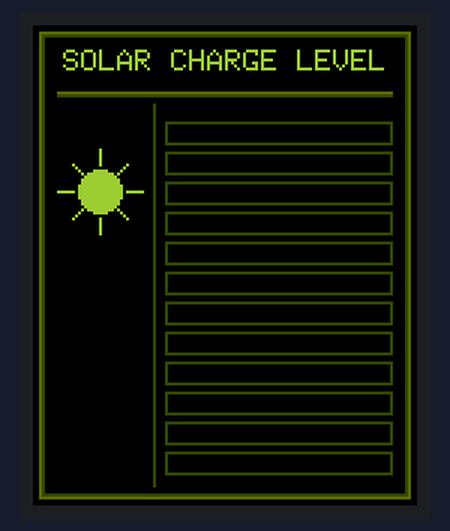
Bench run of a sketch on a simulated ESP32. Shown: 128×160 colour display. What the sketch prints to the serial monitor is not drawn.

Above: at 0.2 s.
At 0.7 s:
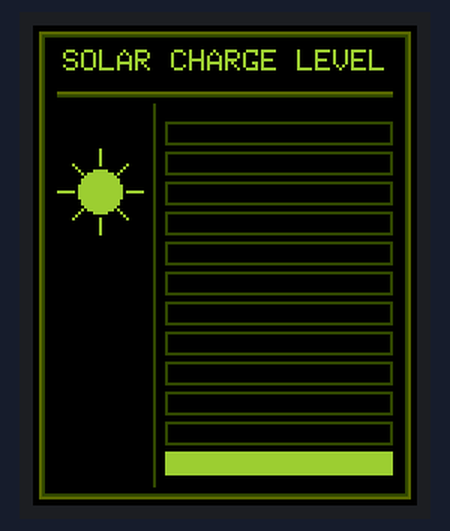
At 3.1 s:
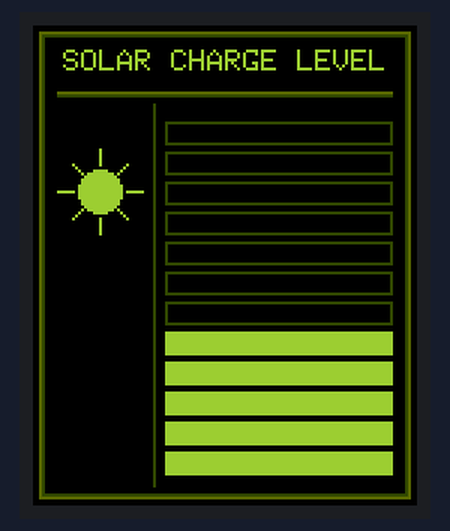
At 6.7 s:
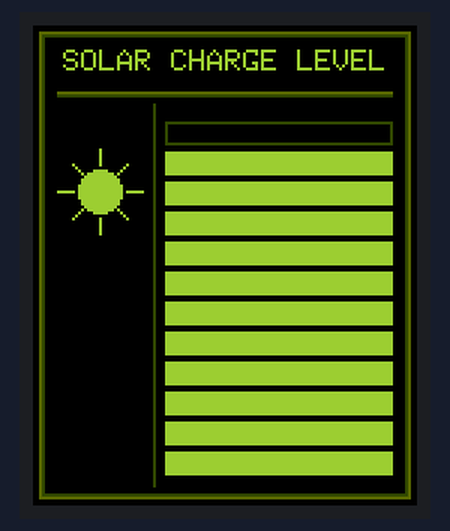
At 12.3 s:
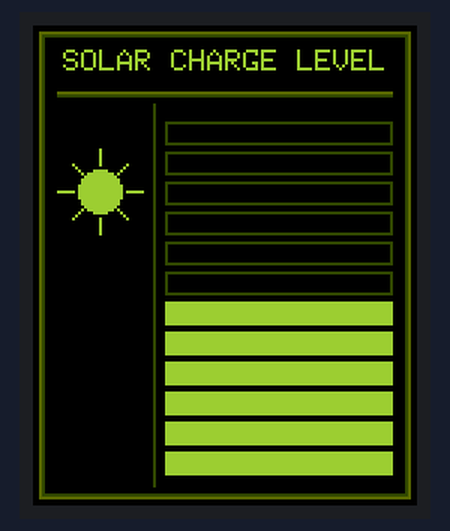
At 18.0 s:
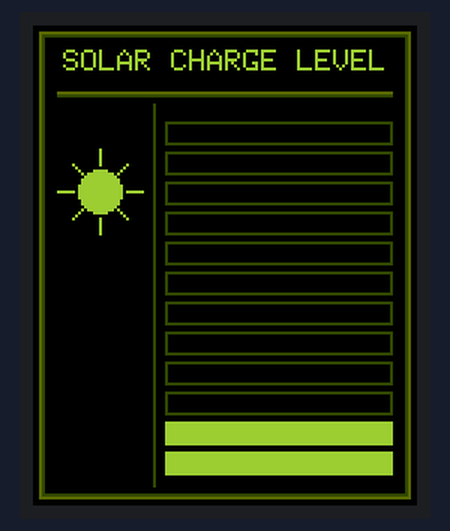

Measured:
- by itself, everything shown: repeats every 16.7 s, in 24 steps
- what the display in image 1 shows lasts 0.6 s, from 0.7 s to 1.3 s
- what the display in image 3 shows lasts 2.6 s, from 6.7 s to 9.3 s

The sketch:

display_tft.ino
```cpp
// Wall-E Solar Charge Level Gauge
// Based on the chest display from Disney/Pixar's Wall-E
// For ESP32 + ST7735 TFT display

#include <Adafruit_GFX.h>    // Core graphics library
#include <Adafruit_ST7735.h> // Hardware-specific library for ST7735
#include <SPI.h>

// Pin definitions for ESP32
#define TFT_CS 5    // Chip select
#define TFT_RST 15  // Reset
#define TFT_DC 32   // Data/Command
#define TFT_MOSI 23 // SDA / Data
#define TFT_SCLK 18 // SCK / Clock

// ── Colour palette (Wall-E yellowish-green on black) ──────────────
// The Wall-E display uses a warm yellow-green, like old phosphor screens
#define BLACK 0x0000
#define WALLE_GREEN 0x9E66  // Main yellowish-green  (R≈158 G≈204 B≈50)
#define WALLE_DIM 0x5B40    // Dimmer shade for decorative elements
#define WALLE_DARK 0x3240   // Very dim for empty bar slots / outlines
#define WALLE_BRIGHT 0xCF28 // Brighter highlight for the sun glow

Adafruit_ST7735 tft = Adafruit_ST7735(TFT_CS, TFT_DC, TFT_MOSI, TFT_SCLK, TFT_RST);

// ── Gauge layout constants ────────────────────────────────────────
// Screen is 128 x 160 in portrait (rotation 2)
// Two-column layout below title:
//   Left column  (x 6..38)  : sun icon + percentage
//   Right column (x 44..122): charge bars

// Total number of charge bars
#define NUM_BARS 12

// Left column (sun + percentage)
#define LEFT_COL_CX 22     // Centre X of left column
#define SUN_CX LEFT_COL_CX // Sun icon centre X
#define SUN_CY 55          // Sun icon centre Y

// Right column (bars)
#define BAR_AREA_X 44 // Left edge of bar area
#define BAR_AREA_Y 32 // Top of first bar
#define BAR_W 76      // Width of each bar
#define BAR_H 8       // Height of each bar
#define BAR_GAP 2     // Gap between bars
#define BAR_AREA_BOTTOM (BAR_AREA_Y + NUM_BARS * (BAR_H + BAR_GAP) - BAR_GAP)

// Vertical separator X between columns
#define COL_SEP_X 40

// ── State ─────────────────────────────────────────────────────────
int chargeLevel = 0;      // Current charge (0 .. NUM_BARS)
int prevChargeLevel = -1; // Previous to allow partial redraws
bool charging = true;     // Direction of animation
unsigned long lastStep = 0;
#define STEP_INTERVAL 600 // ms between charge level changes

// ══════════════════════════════════════════════════════════════════
//  Drawing helpers
// ══════════════════════════════════════════════════════════════════

// Draw a small sun icon (circle + rays)
void drawSun(int cx, int cy, uint16_t color)
{
  int r = 7;
  // Filled circle (sun body)
  tft.fillCircle(cx, cy, r, color);

  // 8 rays around the sun
  int rayLen = 5;
  int rayGap = 2; // gap between circle edge and ray start
  for (int i = 0; i < 8; i++)
  {
    float angle = i * PI / 4.0;
    int x0 = cx + (int)((r + rayGap) * cos(angle));
    int y0 = cy + (int)((r + rayGap) * sin(angle));
    int x1 = cx + (int)((r + rayGap + rayLen) * cos(angle));
    int y1 = cy + (int)((r + rayGap + rayLen) * sin(angle));
    tft.drawLine(x0, y0, x1, y1, color);
  }
}

// Draw a single charge bar at slot index (0 = top bar, NUM_BARS-1 = bottom)
void drawBar(int index, bool filled)
{
  int y = BAR_AREA_Y + index * (BAR_H + BAR_GAP);
  if (filled)
  {
    tft.fillRect(BAR_AREA_X, y, BAR_W, BAR_H, WALLE_GREEN);
  }
  else
  {
    // Empty slot: dark outline only, like the movie
    tft.fillRect(BAR_AREA_X, y, BAR_W, BAR_H, BLACK);
    tft.drawRect(BAR_AREA_X, y, BAR_W, BAR_H, WALLE_DARK);
  }
}

// Draw the static parts of the gauge (call once)
void drawGaugeFrame()
{
  tft.fillScreen(BLACK);

  // ── Title text (single line, centred) ───────────────────────────
  tft.setTextColor(WALLE_GREEN);
  tft.setTextSize(1); // 6x8 font → "SOLAR CHARGE LEVEL" fits 128px

  const char *title = "SOLAR CHARGE LEVEL";
  int16_t x1, y1;
  uint16_t tw, th;
  tft.getTextBounds(title, 0, 0, &x1, &y1, &tw, &th);
  tft.setCursor((128 - tw) / 2, 8);
  tft.print(title);

  // Thin decorative line under the title
  tft.drawFastHLine(8, 22, 112, WALLE_DIM);
  tft.drawFastHLine(8, 23, 112, WALLE_DARK);

  // ── Decorative border (CRT bezel) ──────────────────────────────
  tft.drawRect(2, 2, 124, 156, WALLE_DIM);
  tft.drawRect(3, 3, 122, 154, WALLE_DARK);

  // ── Vertical separator between left and right columns ──────────
  tft.drawFastVLine(COL_SEP_X, 26, 128, WALLE_DARK);

  // ── Left column: Sun icon ──────────────────────────────────────
  drawSun(SUN_CX, SUN_CY, WALLE_GREEN);
}

// ══════════════════════════════════════════════════════════════════
//  Setup
// ══════════════════════════════════════════════════════════════════
void setup()
{
  Serial.begin(115200);
  Serial.println(F("Wall-E Solar Charge Gauge starting..."));

  tft.initR(INITR_BLACKTAB);
  tft.setRotation(2); // Portrait 128x160

  drawGaugeFrame();

  // Draw all bars as empty initially
  for (int i = 0; i < NUM_BARS; i++)
  {
    drawBar(i, false);
  }

  delay(500);
  Serial.println(F("Ready."));
}

// ══════════════════════════════════════════════════════════════════
//  Main loop – animate charge level up and down
// ══════════════════════════════════════════════════════════════════
void loop()
{
  unsigned long now = millis();
  if (now - lastStep < STEP_INTERVAL)
    return;
  lastStep = now;

  // Step the charge level
  if (charging)
  {
    chargeLevel++;
    if (chargeLevel >= NUM_BARS)
    {
      chargeLevel = NUM_BARS;
      charging = false; // start draining after a pause
      delay(2000);      // hold at full for 2 seconds
    }
  }
  else
  {
    chargeLevel--;
    if (chargeLevel <= 0)
    {
      chargeLevel = 0;
      charging = true; // start charging again after a pause
      delay(1500);     // hold at empty for 1.5 seconds
    }
  }

  // Only redraw the bars that changed
  if (chargeLevel != prevChargeLevel)
  {
    // Bars are drawn top-to-bottom (index 0 = top).
    // "Filled" bars go from the BOTTOM up, so bar index (NUM_BARS-1)
    // fills first, then (NUM_BARS-2), etc.
    for (int i = 0; i < NUM_BARS; i++)
    {
      bool shouldFill = (i >= (NUM_BARS - chargeLevel));
      bool wasFilled = (prevChargeLevel >= 0) && (i >= (NUM_BARS - prevChargeLevel));
      if (shouldFill != wasFilled)
      {
        drawBar(i, shouldFill);
      }
    }

    prevChargeLevel = chargeLevel;

    Serial.print(F("Charge: "));
    Serial.print((chargeLevel * 100) / NUM_BARS);
    Serial.println(F("%"));
  }
}
```
